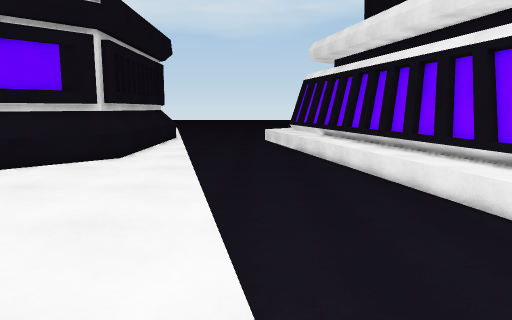
View 1 (above)

15 first-person views from a walk through a scene from a Unity 3-D project. The camera is 1.3 m above the floor, tilts 8° down and sees 70° across. The floor is counted in squares, 0.5 m on a side. Each view is taken from the middle of a square. On the plan, view 1 faces up. The plan holds only what a view shows up to about 20 squares ahead; the rest is blank. The place goes on beyond the plan.

View 2
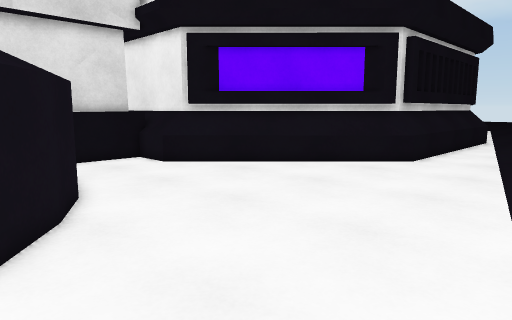

View 3
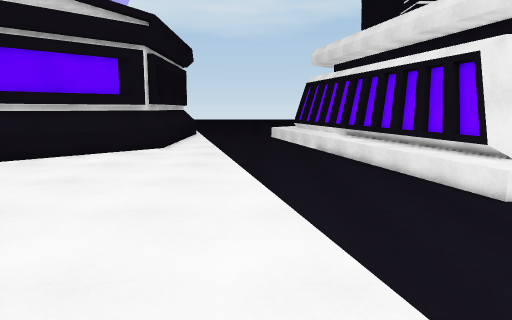

View 4
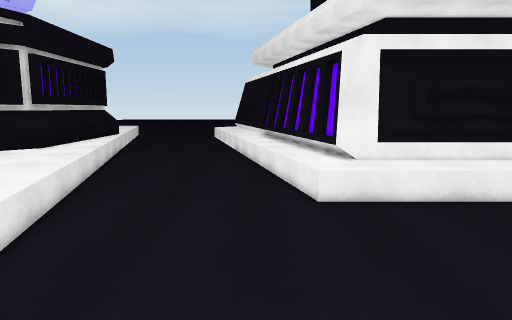

View 5
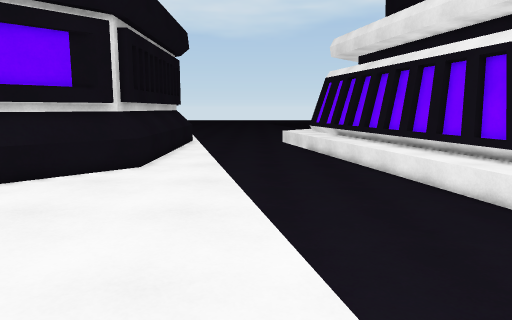

View 6
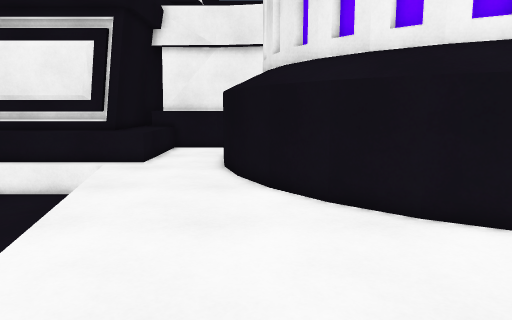

View 7
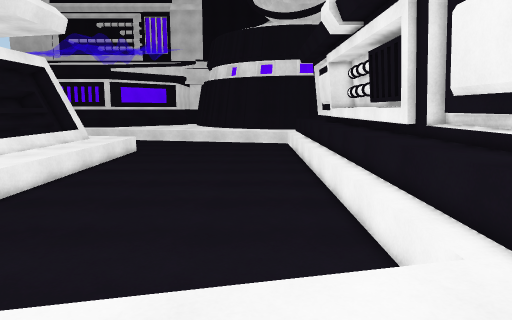

View 8
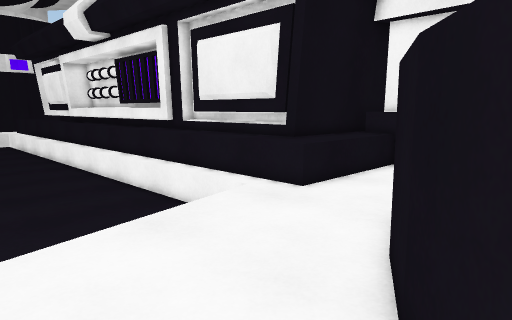

View 9
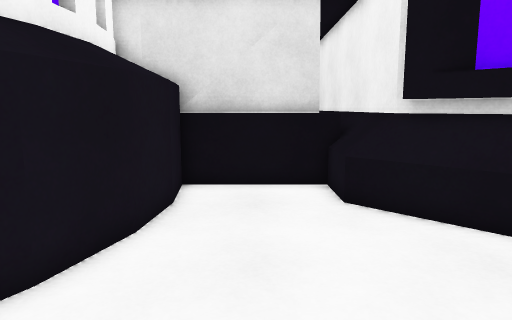

View 10
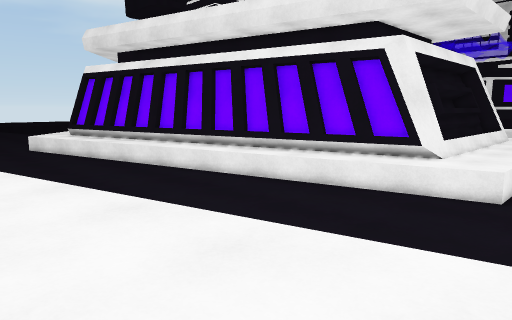

View 11
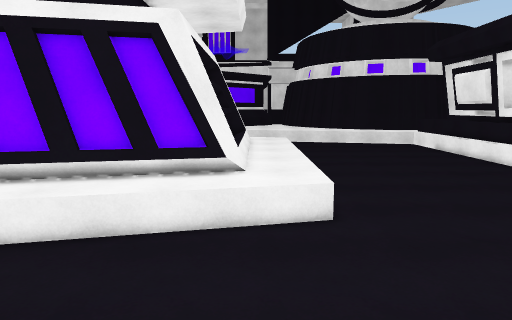

View 12
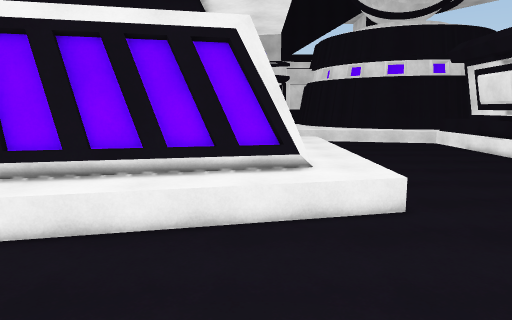

View 13
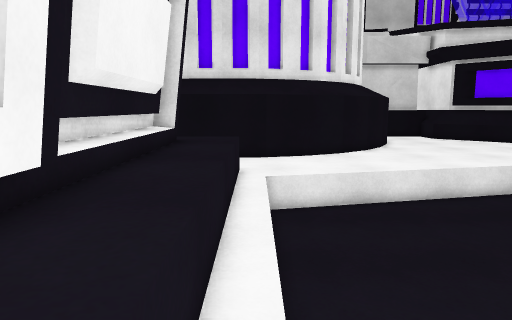

View 14
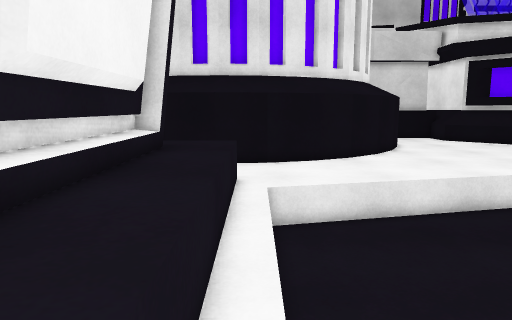

View 15
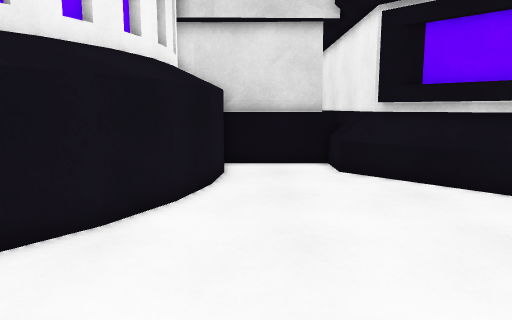

### Floor plan
Key: @ floor where view 1 was taken; # wall or solid block; . floor; = window, fence, low wall or low ledge; ^ raised ledge; v drop or lower ground.
Columns run from 19 left of view 1 to 17 right of it. Each row starts with its distance up from view 1.
 24               .v  vvvvv     =#
 23            #=..v  vvvvvvvv..###
 22            #=..vvvvvvvvvvvv.=##
 21            #=..vvvvvvvvvvvv..##
 20           ##=..vvvvvvvvvvvv..##
 19          ###=...vvvvvvvvvvv..=#
 18         ###=....vvvvvvvvvvvv.=##
 17        ###=.....vvvvvvvvvvvv..##
 16       ###=......vvvvvvvvvvvv..##
 15      ###=........vvvvvvvvvvv..#######
 14     ###=.........vvvvvvvvvvvv.==#   #
 13    ###=..........vvvvvvvvvvvv.......
 12 #####=...........vvvvvvvvvvvv.......
 11 ^^^^=.............vvvvvvvvvvv.......
 10 ^^................vvvvvvvvvvvvvvvvvvv
  9 #^................vvvvvvvvvvvvvvvvvvv
  8 #^................vvvvvvvvvvvvvvvvvvv
  7 ^^.................vvvvvvvvvvvvvvvvv
  6 ^^####.............vvvvvvvvvvvvvvvvv
  5 ##   ####..........vvvvvvvvvvvvvvvvv
  4         ###........vvvvvvvvvvvvvvvvv
  3           ##.......vvvvvvvvvvvvvvvvv
  2            ##.......vvvvvvvvvvvvvvvv
  1             ##......vvvvvvvvvvvvvvvv
  0              ##....@vvvvvvvvvvvvvvvv
 -1               #.....vvvvvvvvvvvvvvvv
 -2               ##.....vvvvvvvvvvvvvv
 -3                #.....vvvvvvvvvvvvvv
 -4                #.....vvvvvvvvvvvvvv
 -5                # ...................
 -6                ##...^^^^^^^^^^^^^^^^
 -7                 #...^^^^^^^^^^^^^^^^
 -8                 #...^^#######^##^^^^

Positions as (right, up) in squares from view 1, and headings:
1: (0, 0), facing up
2: (0, 1), facing up-left
3: (-1, -5), facing up
4: (7, -5), facing up
5: (-2, 3), facing up
6: (-5, 12), facing down
7: (-4, -1), facing right
8: (-7, 4), facing down-right
9: (-6, 8), facing left
10: (-8, 7), facing up-right
11: (-3, 13), facing right
12: (-4, 16), facing right
13: (16, -5), facing left
14: (14, -5), facing left
15: (-1, 7), facing left
